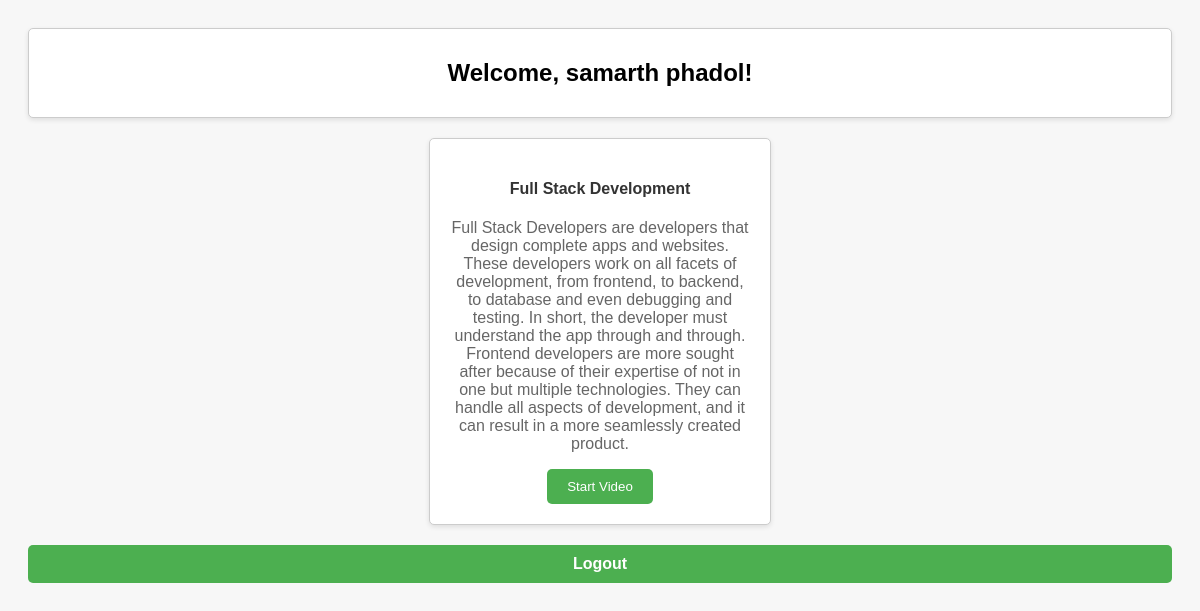
Page /dashboard.php (signed in) on the committed database.
### tables this page shows
CREATE TABLE `courses` (
  `CourseID` int(11) NOT NULL,
  `CourseName` varchar(255) NOT NULL,
  `WhatWillLearn` text DEFAULT NULL,
  `Price` decimal(10,2) DEFAULT NULL,
  `Duration` varchar(50) DEFAULT NULL,
  `CourseImage` text DEFAULT NULL,
  `VideoLink` varchar(255) DEFAULT NULL
);

### dashboard.php (the view, shortened to what this page needs)
<?php
$servername = "localhost";
$username = "root";
$password = "";
$dbname = "courses";
$conn = new mysqli($servername, $username, $password, $dbname);
$user_email = $_SESSION['email'];
$sql = "SELECT courses.CourseID, courses.CourseName, courses.WhatWillLearn, courses.VideoLink
        FROM courses
        INNER JOIN registrations ON courses.CourseID = registrations.course_id
        WHERE registrations.email = ?";
$stmt = $conn->prepare($sql);
$stmt->bind_param("s", $user_email);
$stmt->execute();
$result = $stmt->get_result();
?>
<!DOCTYPE html>
<html lang="en">
<head>
</head>
<body>
    <div class="welcome-msg">
        <h2>Welcome, <?php echo htmlspecialchars($_SESSION['fullname']); ?>!</h2>
    </div>
    <div class="courses-container">
        <?php
        if ($result->num_rows > 0) {
            while ($row = $result->fetch_assoc()) {
                echo '<div class="course">';
                echo '<h4>' . htmlspecialchars($row['CourseName']) . '</h4>';
                echo '<p>' . htmlspecialchars($row['WhatWillLearn']) . '</p>';
                echo '<button class="start-video-btn" onclick="playVideo(\'' . htmlspecialchars($row['VideoLink']) . '\')">Start Video</button>';
                echo '</div>';
            }
        } else {
            echo '<p>No courses enrolled.</p>';
        }
        ?>
    </div>
    <a href="index.php" class="logout-link">Logout</a>
    </body>
</html>

### dashboard.php (style rules this page uses)
body { font-family: Arial, sans-serif; text-align: center; background-color: #f7f7f7; padding: 20px; }
.welcome-msg { margin-bottom: 20px; padding: 10px; background-color: #fff; border: 1px solid #ccc; border-radius: 5px; box-shadow: 0 2px 5px rgba(0, 0, 0, 0.1); }
.courses-container { display: flex; flex-wrap: wrap; justify-content: center; gap: 20px; margin-top: 20px; }
.course { width: 300px; padding: 20px; background-color: #fff; border: 1px solid #ccc; border-radius: 5px; box-shadow: 0 2px 5px rgba(0, 0, 0, 0.1); }
.course h4 { color: #333; }
.course p { color: #666; }
.logout-link { margin-top: 20px; display: block; text-decoration: none; background-color: #4CAF50; color: #fff; padding: 10px 20px; border-radius: 5px; font-weight: bold; transition: background-color 0.3s ease; }
.start-video-btn { background-color: #4CAF50; color: white; padding: 10px 20px; border: none; border-radius: 5px; cursor: pointer; }

### rows in the picture
courses: CourseName "Full Stack Development", WhatWillLearn "Full Stack Developers are developers that design complete apps and websites. These developers work on all facets of development, from frontend, to backend, to database and even debugging and testing. In short, the developer must understand the app through and through. Frontend developers are more sought after because of their expertise of not in one but multiple technologies. They can handle all aspects of development, and it can result in a more seamlessly created product."

### other values in the picture
$_SESSION['fullname'] "samarth phadol"
